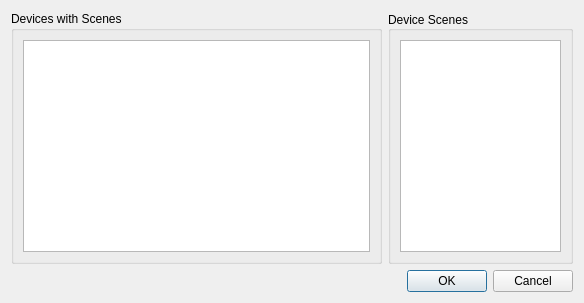
<?xml version="1.0" encoding="UTF-8"?>
<ui version="4.0">
 <class>Dialog</class>
 <widget class="QDialog" name="Dialog">
  <property name="geometry">
   <rect>
    <x>0</x>
    <y>0</y>
    <width>584</width>
    <height>303</height>
   </rect>
  </property>
  <property name="windowTitle">
   <string>Dialog</string>
  </property>
  <layout class="QVBoxLayout" name="verticalLayout">
   <item>
    <layout class="QHBoxLayout" name="horizontalLayout">
     <item>
      <widget class="QGroupBox" name="devicesGroupBox">
       <property name="sizePolicy">
        <sizepolicy hsizetype="Preferred" vsizetype="Expanding">
         <horstretch>4</horstretch>
         <verstretch>0</verstretch>
        </sizepolicy>
       </property>
       <property name="title">
        <string>Devices with Scenes</string>
       </property>
       <property name="flat">
        <bool>false</bool>
       </property>
       <layout class="QHBoxLayout" name="horizontalLayout_2">
        <item>
         <widget class="QListWidget" name="deviceNames">
          <property name="sizePolicy">
           <sizepolicy hsizetype="Expanding" vsizetype="Expanding">
            <horstretch>0</horstretch>
            <verstretch>0</verstretch>
           </sizepolicy>
          </property>
          <property name="sizeIncrement">
           <size>
            <width>0</width>
            <height>0</height>
           </size>
          </property>
         </widget>
        </item>
       </layout>
      </widget>
     </item>
     <item>
      <widget class="QGroupBox" name="scenesGroupBox">
       <property name="sizePolicy">
        <sizepolicy hsizetype="Preferred" vsizetype="Expanding">
         <horstretch>2</horstretch>
         <verstretch>0</verstretch>
        </sizepolicy>
       </property>
       <property name="title">
        <string>Device Scenes</string>
       </property>
       <property name="alignment">
        <set>Qt::AlignLeading|Qt::AlignLeft|Qt::AlignVCenter</set>
       </property>
       <property name="flat">
        <bool>false</bool>
       </property>
       <property name="checkable">
        <bool>false</bool>
       </property>
       <layout class="QHBoxLayout" name="horizontalLayout_3">
        <item>
         <widget class="QListWidget" name="sceneNames">
          <property name="sizePolicy">
           <sizepolicy hsizetype="Expanding" vsizetype="Expanding">
            <horstretch>0</horstretch>
            <verstretch>0</verstretch>
           </sizepolicy>
          </property>
         </widget>
        </item>
       </layout>
      </widget>
     </item>
    </layout>
   </item>
   <item>
    <widget class="QDialogButtonBox" name="buttonBox">
     <property name="orientation">
      <enum>Qt::Horizontal</enum>
     </property>
     <property name="standardButtons">
      <set>QDialogButtonBox::Cancel|QDialogButtonBox::Ok</set>
     </property>
    </widget>
   </item>
  </layout>
 </widget>
 <resources/>
 <connections>
  <connection>
   <sender>buttonBox</sender>
   <signal>rejected()</signal>
   <receiver>Dialog</receiver>
   <slot>reject()</slot>
   <hints>
    <hint type="sourcelabel">
     <x>316</x>
     <y>260</y>
    </hint>
    <hint type="destinationlabel">
     <x>286</x>
     <y>274</y>
    </hint>
   </hints>
  </connection>
  <connection>
   <sender>buttonBox</sender>
   <signal>accepted()</signal>
   <receiver>Dialog</receiver>
   <slot>accept()</slot>
   <hints>
    <hint type="sourcelabel">
     <x>248</x>
     <y>254</y>
    </hint>
    <hint type="destinationlabel">
     <x>157</x>
     <y>274</y>
    </hint>
   </hints>
  </connection>
 </connections>
</ui>
